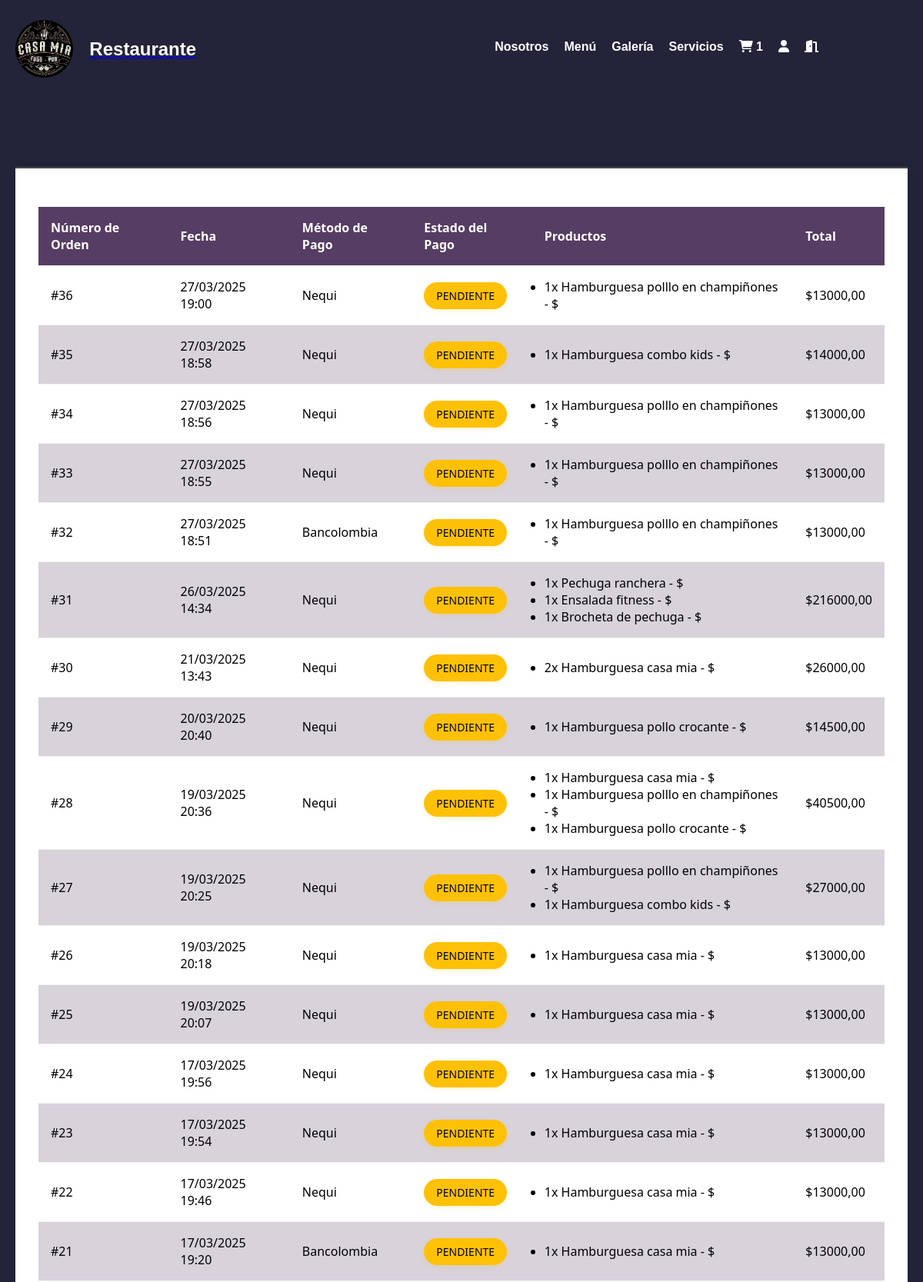
Screenshot of /historial/ (signed in, upper part) with the database file from the repository.
### web/models.py (models this page shows, shortened)
class Orden(models.Model):
        usuario = models. ForeignKey(User, on_delete=models. CASCADE, null=True, blank=True)
        nombre = models. CharField (max_length=200)
        email = models. EmailField ()
        telefono = models.CharField (max_length=20)
        sesion_id = models.CharField(max_length=100, null=True, blank=True)
        total = models.DecimalField(max_digits=10, decimal_places=0)
        metodo_pago = models.CharField(max_length=20, choices=[( 'nequi','Nequi'), ('bancolombia', 'Bancolombia')])
        pagado = models.BooleanField(default=False)
        fecha_creacion = models.DateTimeField (auto_now_add=True)

class OrdenItem(models.Model):
        orden = models.ForeignKey(Orden, related_name='items', on_delete=models.CASCADE)
        producto = models.ForeignKey(Producto, on_delete=models.CASCADE)
        precio = models.DecimalField(max_digits=10, decimal_places=2)
        cantidad = models.IntegerField(default=1)

class Producto(models.Model):
    id = models.AutoField(primary_key=True)
    imagen = models.ImageField(upload_to='productos/', blank=True, null=True)
    nombre = models.CharField(max_length=255)
    caracteristicas = models.TextField()
    precio = models.DecimalField(max_digits=10, decimal_places=2)
    cantidad = models.PositiveIntegerField()  # Asegúrate de que este campo esté definido

### web/views.py (the view)
# urls.py: path('historial/', views.historial, name='historial'),
def historial(request):
    fecha_inicio = request.GET.get('fecha_inicio')
    fecha_fin = request.GET.get('fecha_fin')
    ordenes = Orden.objects.filter(usuario=request.user)
    if fecha_inicio:
        ordenes = ordenes.filter(fecha_creacion__gte=fecha_inicio)
    if fecha_fin:
        ordenes = ordenes.filter(fecha_creacion__lte=fecha_fin)
    ordenes = ordenes.order_by('-fecha_creacion')
    context = {
        'ordenes': ordenes,
        'fecha_inicio': fecha_inicio,
        'fecha_fin': fecha_fin
    }
    return render(request, 'historial.html', context)

### web/templates/historial.html (shortened to what this page needs)
    {% extends 'base.html' %}
    {% load static %}
    {% block content %}
    <link rel="stylesheet" href="{% static 'css/historial.css' %}">
    <div class="container mt-4">
        {% if ordenes %}
            <div class="table-container">
                <table class="ordenes-table">
                    <thead>
                        <tr>
                            <th>Número de Orden</th>
                            <th>Fecha</th>
                            <th>Método de Pago</th>
                            <th>Estado del Pago</th>
                            <th>Productos</th>
                            <th>Total</th>
                        </tr>
                    </thead>
                    <tbody>
                        {% for orden in ordenes %}
                        <tr>
                            <td>#{{ orden.id }}</td>
                            <td>{{ orden.fecha_creacion|date:"d/m/Y H:i" }}</td>
                            <td>{{ orden.get_metodo_pago_display|default:orden.metodo_pago }}</td>
                            <td>
                                <span class="estado-pago {% if orden.comprobante %}pagado{% else %}pendiente{% endif %}">
                                    {% if orden.comprobante %}Pagado{% else %}Pendiente{% endif %}
                                </span>
                            </td>
                            <td>
                                <ul>
                                    {% for item in orden.items.all %}
                                        <li>{{ item.cantidad }}x {{ item.producto.nombre }} - ${{ item.calcular_subtotal|floatformat:2 }}</li>
                                    {% endfor %}
                                </ul>
                            </td>
                            <td>${{ orden.total|floatformat:2 }}</td>
                        </tr>
                        {% endfor %}
                    </tbody>
                </table>
            </div>
        {% else %}
            <div class="no-ordenes">
                <p>No tienes compras registradas aún.</p>
                <a href="{% url 'home' %}" class="btn btn-primary">Ir a comprar</a>
            </div>
        {% endif %}
    </div>
    {% endblock %}

### web/static/css/style.css (style rules this page uses)
* { margin: 0; padding: 0; box-sizing: border-box; }
body { font-family: Arial, sans-serif; background-color: rgba(35, 36, 57, 1); background-repeat: no-repeat; background-attachment: fixed; background-size: cover; }

### web/static/css/historial.css (style rules this page uses)
.container { font-family: 'Segoe UI', Tahoma, Geneva, Verdana, sans-serif; color: #ffffff; margin-top: 8%; margin-bottom: 8%; padding: 0 20px; }
.table-container { overflow-x: auto; background: #ffffff; padding: 30px; border-radius: 0 0 15px 15px; box-shadow: 0 6px 15px rgba(0, 0, 0, 0.12); border-top: 2px solid #4c4a4c; color: black; }
.ordenes-table { width: 100%; border-collapse: collapse; margin-top: 20px; }
.ordenes-table th, .ordenes-table td { padding: 16px; text-align: left; border-bottom: 1px solid #f2f2f2; font-size: 16px; font-weight: 400; }
.ordenes-table th { background-color: #c1bfc3; color: white; font-weight: 600; }
.ordenes-table tr:nth-child(even) { background-color: #3498db; }
.estado-pago { padding: 8px 16px; border-radius: 20px; font-weight: 500; text-transform: uppercase; font-size: 14px; }
.pendiente { background-color: #ffc107; color: black; box-shadow: 0 2px 6px rgba(255, 193, 7, 0.2); }
.table-container { overflow-x: auto; background: #ffffff; padding: 30px; border-radius: 0 0 15px 15px; box-shadow: 0 6px 15px rgba(0, 0, 0, 0.12); border-top: 2px solid #4c4a4c; }
.ordenes-table th { background-color: #563d63; color: white; font-weight: 600; }
.ordenes-table tr:nth-child(even) { background-color: #d8d2db; }

### rows the page displays
Orden: id "36", fecha_creacion "27/03/2025 19:00", metodo_pago "Nequi", total "13000,00"
OrdenItem: cantidad "1", producto.nombre "Hamburguesa polllo en champiñones"
Orden: id "35", fecha_creacion "27/03/2025 18:58", metodo_pago "Nequi", total "14000,00"
OrdenItem: cantidad "1", producto.nombre "Hamburguesa combo kids"
Orden: id "34", fecha_creacion "27/03/2025 18:56", metodo_pago "Nequi", total "13000,00"
OrdenItem: cantidad "1", producto.nombre "Hamburguesa polllo en champiñones"
Orden: id "33", fecha_creacion "27/03/2025 18:55", metodo_pago "Nequi", total "13000,00"
OrdenItem: cantidad "1", producto.nombre "Hamburguesa polllo en champiñones"
Orden: id "32", fecha_creacion "27/03/2025 18:51", metodo_pago "Bancolombia", total "13000,00"
OrdenItem: cantidad "1", producto.nombre "Hamburguesa polllo en champiñones"
Orden: id "31", fecha_creacion "26/03/2025 14:34", metodo_pago "Nequi", total "216000,00"
OrdenItem: cantidad "1", producto.nombre "Pechuga ranchera"
OrdenItem: cantidad "1", producto.nombre "Ensalada fitness"
OrdenItem: cantidad "1", producto.nombre "Brocheta de pechuga"
Orden: id "30", fecha_creacion "21/03/2025 13:43", metodo_pago "Nequi", total "26000,00"
OrdenItem: cantidad "2", producto.nombre "Hamburguesa casa mia"
Orden: id "29", fecha_creacion "20/03/2025 20:40", metodo_pago "Nequi", total "14500,00"
OrdenItem: cantidad "1", producto.nombre "Hamburguesa pollo crocante"
Orden: id "28", fecha_creacion "19/03/2025 20:36", metodo_pago "Nequi", total "40500,00"
OrdenItem: cantidad "1", producto.nombre "Hamburguesa casa mia"
OrdenItem: cantidad "1", producto.nombre "Hamburguesa polllo en champiñones"
OrdenItem: cantidad "1", producto.nombre "Hamburguesa pollo crocante"
Orden: id "27", fecha_creacion "19/03/2025 20:25", metodo_pago "Nequi", total "27000,00"
OrdenItem: cantidad "1", producto.nombre "Hamburguesa polllo en champiñones"
OrdenItem: cantidad "1", producto.nombre "Hamburguesa combo kids"
Orden: id "26", fecha_creacion "19/03/2025 20:18", metodo_pago "Nequi", total "13000,00"
OrdenItem: cantidad "1", producto.nombre "Hamburguesa casa mia"
Orden: id "25", fecha_creacion "19/03/2025 20:07", metodo_pago "Nequi", total "13000,00"
OrdenItem: cantidad "1", producto.nombre "Hamburguesa casa mia"
Orden: id "24", fecha_creacion "17/03/2025 19:56", metodo_pago "Nequi", total "13000,00"
OrdenItem: cantidad "1", producto.nombre "Hamburguesa casa mia"
Orden: id "23", fecha_creacion "17/03/2025 19:54", metodo_pago "Nequi", total "13000,00"
OrdenItem: cantidad "1", producto.nombre "Hamburguesa casa mia"
Orden: id "22", fecha_creacion "17/03/2025 19:46", metodo_pago "Nequi", total "13000,00"
OrdenItem: cantidad "1", producto.nombre "Hamburguesa casa mia"
Orden: id "21", fecha_creacion "17/03/2025 19:20", metodo_pago "Bancolombia", total "13000,00"
OrdenItem: cantidad "1", producto.nombre "Hamburguesa casa mia"

### other values shown
{{ total_items }} "1"
